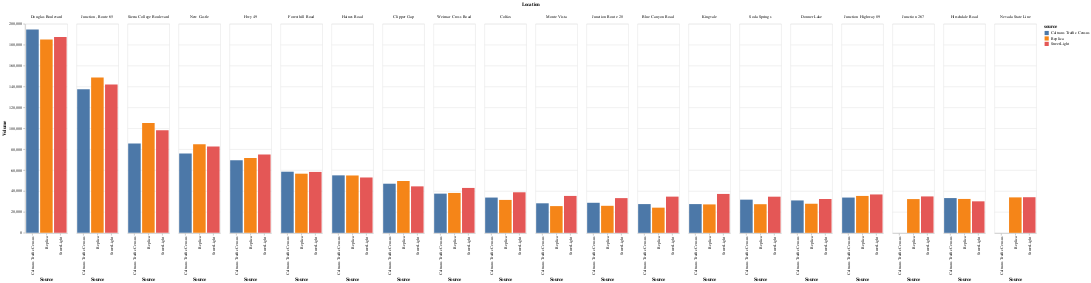

The notebook cell saved with this chart:
### Code cell
df_combined_chart = create_grouped_bar_chart(df_combined)
df_combined_chart

### Figure 1 — Vega-Lite specification as saved in the notebook (floating-point values rounded to 4 significant figures)
{"config": {"view": {"continuousWidth": 300, "continuousHeight": 300}}, "data": {"name": "data-4957ebf2f528a894064a94df55f0fb07"}, "mark": {"type": "bar"}, "encoding": {"color": {"field": "source", "type": "nominal"}, "column": {"field": "location", "sort": ["Douglas Boulevard", "Junction, Route 65", "Sierra College Boulevard", "New Castle", "Hwy 49", "Foresthill Road", "Haines Road", "Clipper Gap", "Weimar Cross Road", "Colfax", "Monte Vista", "Junction Route 20", "Blue Canyon Road", "Kingvale", "Soda Springs", "Donner Lake", "Junction Highway 89", "Junction 267", "Hirschdale Road", "Nevada State Line"], "title": "Location", "type": "nominal"}, "tooltip": [{"field": "location", "type": "nominal"}, {"field": "source", "type": "nominal"}, {"field": "total_volume", "type": "quantitative"}], "x": {"field": "source", "title": "Source", "type": "nominal"}, "y": {"field": "total_volume", "title": "Volume", "type": "quantitative"}}, "height": 500, "resolve": {"scale": {"y": "shared"}}, "width": 100, "$schema": "https://vega.github.io/schema/vega-lite/v5.14.1.json", "datasets": {"data-4957ebf2f528a894064a94df55f0fb07": [{"year": "2022", "route_number": "80", "volume": 28120.0, "location": "Foresthill Road", "source": "StreetLight", "location_order": 5, "total_volume": 58290.0}, {"year": "2022", "route_number": "80", "volume": 22480.0, "location": "Weimar Cross Road", "source": "StreetLight", "location_order": 8, "total_volume": 42960.0}, {"year": "2022", "route_number": "80", "volume": 58560.0, "location": "Junction, Route 65", "source": "StreetLight", "location_order": 1, "total_volume": 142000.0}, {"year": "2022", "route_number": "80", "volume": 22620.0, "location": "Clipper Gap", "source": "StreetLight", "location_order": 7, "total_volume": 44470.0}, {"year": "2022", "route_number": "80", "volume": 26890.0, "location": "Haines Road", "source": "StreetLight", "location_order": 6, "total_volume": 52960.0}, {"year": "2022", "route_number": "80", "volume": 38850.0, "location": "Hwy 49", "source": "StreetLight", "location_order": 4, "total_volume": 74930.0}, {"year": "2022", "route_number": "80", "volume": 99070.0, "location": "Douglas Boulevard", "source": "StreetLight", "location_order": 0, "total_volume": 187500.0}, {"year": "2022", "route_number": "80", "volume": 43800.0, "location": "New Castle", "source": "StreetLight", "location_order": 3, "total_volume": 82700.0}, {"year": "2022", "route_number": "80", "volume": 18260.0, "location": "Junction 267", "source": "StreetLight", "location_order": 17, "total_volume": 34840.0}, {"year": "2022", "route_number": "80", "volume": 20060.0, "location": "Junction Highway 89", "source": "StreetLight", "location_order": 16, "total_volume": 36720.0}, {"year": "2022", "route_number": "80", "volume": 17610.0, "location": "Donner Lake", "source": "StreetLight", "location_order": 15, "total_volume": 32380.0}, {"year": "2022", "route_number": "80", "volume": 18140.0, "location": "Monte Vista", "source": "StreetLight", "location_order": 10, "total_volume": 35310.0}, {"year": "2022", "route_number": "80", "volume": 16090.0, "location": "Blue Canyon Road", "source": "StreetLight", "location_order": 12, "total_volume": 34650.0}, {"year": "2022", "route_number": "80", "volume": 17590.0, "location": "Junction Route 20", "source": "StreetLight", "location_order": 11, "total_volume": 33220.0}, {"year": "2022", "route_number": "80", "volume": 16040.0, "location": "Soda Springs", "source": "StreetLight", "location_order": 14, "total_volume": 34590.0}, {"year": "2022", "route_number": "80", "volume": 16020.0, "location": "Hirschdale Road", "source": "StreetLight", "location_order": 18, "total_volume": 30140.0}, {"year": "2022", "route_number": "80", "volume": 20100.0, "location": "Kingvale", "source": "StreetLight", "location_order": 13, "total_volume": 37220.0}, {"year": "2022", "route_number": "80", "volume": 19810.0, "location": "Colfax", "source": "StreetLight", "location_order": 9, "total_volume": 38800.0}, {"year": "2022", "route_number": "80", "volume": 48350.0, "location": "Sierra College Boulevard", "source": "StreetLight", "location_order": 2, "total_volume": 98060.0}, {"year": "2022", "route_number": "80", "volume": 17960.0, "location": "Nevada State Line", "source": "StreetLight", "location_order": 19, "total_volume": 34070.0}, {"year": "2022", "route_number": "80", "volume": 194500.0, "location": "Douglas Boulevard", "source": "Caltrans Traffic Census", "location_order": 0, "total_volume": 194500.0}, {"year": "2022", "route_number": "80", "volume": 137500.0, "location": "Junction, Route 65", "source": "Caltrans Traffic Census", "location_order": 1, "total_volume": 137500.0}, {"year": "2022", "route_number": "80", "volume": 85500.0, "location": "Sierra College Boulevard", "source": "Caltrans Traffic Census", "location_order": 2, "total_volume": 85500.0}, {"year": "2022", "route_number": "80", "volume": 76000.0, "location": "New Castle", "source": "Caltrans Traffic Census", "location_order": 3, "total_volume": 76000.0}, {"year": "2022", "route_number": "80", "volume": 69500.0, "location": "Hwy 49", "source": "Caltrans Traffic Census", "location_order": 4, "total_volume": 69500.0}, {"year": "2022", "route_number": "80", "volume": 58500.0, "location": "Foresthill Road", "source": "Caltrans Traffic Census", "location_order": 5, "total_volume": 58500.0}, {"year": "2022", "route_number": "80", "volume": 55000.0, "location": "Haines Road", "source": "Caltrans Traffic Census", "location_order": 6, "total_volume": 55000.0}, {"year": "2022", "route_number": "80", "volume": 47000.0, "location": "Clipper Gap", "source": "Caltrans Traffic Census", "location_order": 7, "total_volume": 47000.0}, {"year": "2022", "route_number": "80", "volume": 37500.0, "location": "Weimar Cross Road", "source": "Caltrans Traffic Census", "location_order": 8, "total_volume": 37500.0}, {"year": "2022", "route_number": "80", "volume": 33750.0, "location": "Colfax", "source": "Caltrans Traffic Census", "location_order": 9, "total_volume": 33750.0}, {"year": "2022", "route_number": "80", "volume": 28250.0, "location": "Monte Vista", "source": "Caltrans Traffic Census", "location_order": 10, "total_volume": 28250.0}, {"year": "2022", "route_number": "80", "volume": 28750.0, "location": "Junction Route 20", "source": "Caltrans Traffic Census", "location_order": 11, "total_volume": 28750.0}, {"year": "2022", "route_number": "80", "volume": 27500.0, "location": "Blue Canyon Road", "source": "Caltrans Traffic Census", "location_order": 12, "total_volume": 27500.0}, {"year": "2022", "route_number": "80", "volume": 27500.0, "location": "Kingvale", "source": "Caltrans Traffic Census", "location_order": 13, "total_volume": 27500.0}, {"year": "2022", "route_number": "80", "volume": 31750.0, "location": "Soda Springs", "source": "Caltrans Traffic Census", "location_order": 14, "total_volume": 31750.0}, {"year": "2022", "route_number": "80", "volume": 31000.0, "location": "Donner Lake", "source": "Caltrans Traffic Census", "location_order": 15, "total_volume": 31000.0}, {"year": "2022", "route_number": "80", "volume": 33750.0, "location": "Junction Highway 89", "source": "Caltrans Traffic Census", "location_order": 16, "total_volume": 33750.0}, {"year": "2022", "route_number": "80", "volume": 33250.0, "location": "Hirschdale Road", "source": "Caltrans Traffic Census", "location_order": 18, "total_volume": 33250.0}, {"year": "2022", "route_number": "80", "volume": null, "location": "Nevada State Line", "source": "Caltrans Traffic Census", "location_order": 19, "total_volume": 0.0}, {"year": "2022", "route_number": "80", "volume": 31490.0, "location": "Colfax", "source": "Replica", "location_order": 9, "total_volume": 31490.0}, {"year": "2022", "route_number": "80", "volume": 49590.0, "location": "Clipper Gap", "source": "Replica", "location_order": 7, "total_volume": 49590.0}, {"year": "2022", "route_number": "80", "volume": 54880.0, "location": "Haines Road", "source": "Replica", "location_order": 6, "total_volume": 54880.0}, {"year": "2022", "route_number": "80", "volume": 35300.0, "location": "Junction Highway 89", "source": "Replica", "location_order": 16, "total_volume": 35300.0}, {"year": "2022", "route_number": "80", "volume": 25570.0, "location": "Monte Vista", "source": "Replica", "location_order": 10, "total_volume": 25570.0}, {"year": "2022", "route_number": "80", "volume": 24080.0, "location": "Blue Canyon Road", "source": "Replica", "location_order": 12, "total_volume": 24080.0}, {"year": "2022", "route_number": "80", "volume": 25860.0, "location": "Junction Route 20", "source": "Replica", "location_order": 11, "total_volume": 25860.0}, {"year": "2022", "route_number": "80", "volume": 27830.0, "location": "Donner Lake", "source": "Replica", "location_order": 15, "total_volume": 27830.0}, {"year": "2022", "route_number": "80", "volume": 27400.0, "location": "Soda Springs", "source": "Replica", "location_order": 14, "total_volume": 27400.0}, {"year": "2022", "route_number": "80", "volume": 32420.0, "location": "Hirschdale Road", "source": "Replica", "location_order": 18, "total_volume": 32420.0}, {"year": "2022", "route_number": "80", "volume": 33920.0, "location": "Nevada State Line", "source": "Replica", "location_order": 19, "total_volume": 33920.0}, {"year": "2022", "route_number": "80", "volume": 27200.0, "location": "Kingvale", "source": "Replica", "location_order": 13, "total_volume": 27200.0}, {"year": "2022", "route_number": "80", "volume": 38180.0, "location": "Weimar Cross Road", "source": "Replica", "location_order": 8, "total_volume": 38180.0}, {"year": "2022", "route_number": "80", "volume": 148500.0, "location": "Junction, Route 65", "source": "Replica", "location_order": 1, "total_volume": 148500.0}, {"year": "2022", "route_number": "80", "volume": 71550.0, "location": "Hwy 49", "source": "Replica", "location_order": 4, "total_volume": 71550.0}, {"year": "2022", "route_number": "80", "volume": 185000.0, "location": "Douglas Boulevard", "source": "Replica", "location_order": 0, "total_volume": 185000.0}, {"year": "2022", "route_number": "80", "volume": 84780.0, "location": "New Castle", "source": "Replica", "location_order": 3, "total_volume": 84780.0}, {"year": "2022", "route_number": "80", "volume": 32290.0, "location": "Junction 267", "source": "Replica", "location_order": 17, "total_volume": 32290.0}, {"year": "2022", "route_number": "80", "volume": 56600.0, "location": "Foresthill Road", "source": "Replica", "location_order": 5, "total_volume": 56600.0}, {"year": "2022", "route_number": "80", "volume": 105000.0, "location": "Sierra College Boulevard", "source": "Replica", "location_order": 2, "total_volume": 105000.0}]}}
